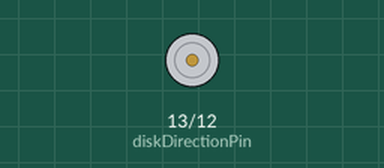
A sketch run on a simulated Arduino Uno, built with avr-gcc and run on an emulated ATmega328P. Shown: direction and speed pins drawn as motors (green arrow = direction pin HIGH = forward, orange = LOW = backward, longer = more drive).

Above: at 0.5 s.
Timing chart, 0 to 4.6 s (numbered marks = the images above):
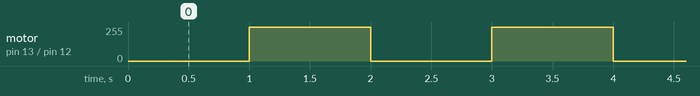

The sketch:

motor_hello_world.ino
```cpp
//
// Hello world!
// This program will make the disk spin clockwise
// for one second, stop for one second, then repeat, forever.
//

// These are the pins for the motor driver board. There are two
// pins per motor, one for the direction, and the other for speed.
int diskDirectionPin = 13;
int diskSpeedPin = 12;

// Setup all of our pins to be outputs.
// Everything inside the curly braces ({ ... }) of the setup function runs ONCE.
void setup() {
  pinMode(diskDirectionPin, OUTPUT);
  pinMode(diskSpeedPin, OUTPUT);
}

// Everything inside the curly braces ({ ... }) of the loop function runs FOREVER.
void loop() {

  // Here is our code to make the disk spin. First we need to set the direction
  // of the motor.
  // HIGH is clockwise, LOW is counterclockwise. Then we set the speed of each motor
  // from 0 - 255.
  // 0 is stopped, 255 is full speed, 127 is half speed, etc..

  // STOP the motor, doesn't matter which direction
  digitalWrite(diskDirectionPin, HIGH);
  analogWrite(diskSpeedPin, 0);

  // Wait for 1000 milliseconds (1 second)
  delay(1000);

  // START the motor at 50% speed going forwards
  digitalWrite(diskDirectionPin, HIGH);
  analogWrite(diskSpeedPin, 150);

  // Wait for 1000 milliseconds (1 second)
  delay(1000);
}
```

Measured:
- by itself, motor on pin 13 (diskDirectionPin) / pin 12 (diskSpeedPin): alternates forward 255/255 for 1.0 s and stopped for 1.0 s
